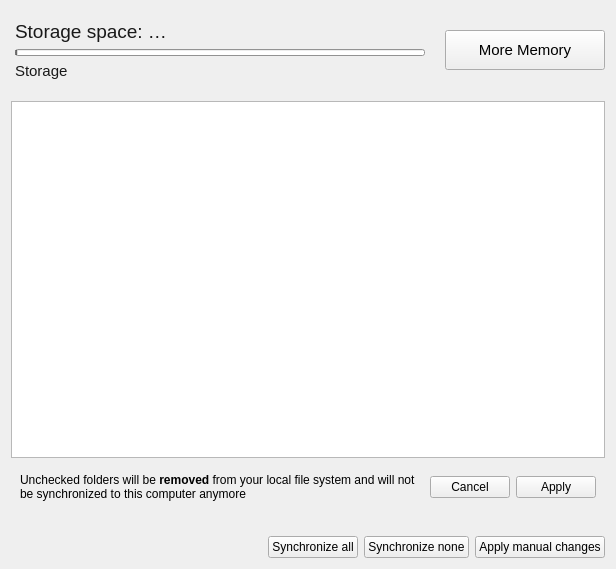
<?xml version="1.0" encoding="UTF-8"?>
<ui version="4.0">
 <class>OCC::AccountSettings</class>
 <widget class="QWidget" name="OCC::AccountSettings">
  <property name="geometry">
   <rect>
    <x>0</x>
    <y>0</y>
    <width>616</width>
    <height>569</height>
   </rect>
  </property>
  <property name="windowTitle">
   <string notr="true">Form</string>
  </property>
  <layout class="QGridLayout" name="gridLayout_2">
   <item row="0" column="0">
    <widget class="QWidget" name="accountStatus" native="true">
     <layout class="QGridLayout" name="gridLayout">
      <property name="leftMargin">
       <number>4</number>
      </property>
      <property name="rightMargin">
       <number>0</number>
      </property>
      <property name="horizontalSpacing">
       <number>0</number>
      </property>
      <item row="0" column="0">
       <widget class="QLabel" name="quotaInfoLabel">
        <property name="enabled">
         <bool>true</bool>
        </property>
        <property name="sizePolicy">
         <sizepolicy hsizetype="Minimum" vsizetype="Fixed">
          <horstretch>0</horstretch>
          <verstretch>0</verstretch>
         </sizepolicy>
        </property>
        <property name="font">
         <font>
          <family>Microsoft Sans Serif</family>
          <pointsize>14</pointsize>
          <bold>false</bold>
          <kerning>true</kerning>
         </font>
        </property>
        <property name="toolTip">
         <string/>
        </property>
        <property name="autoFillBackground">
         <bool>false</bool>
        </property>
        <property name="text">
         <string>&lt;html&gt;&lt;head/&gt;&lt;body&gt;&lt;p&gt;&lt;span style=&quot; color:#191919;&quot;&gt;Storage space: …&lt;/span&gt;&lt;/p&gt;&lt;/body&gt;&lt;/html&gt;</string>
        </property>
        <property name="textFormat">
         <enum>Qt::RichText</enum>
        </property>
        <property name="alignment">
         <set>Qt::AlignBottom|Qt::AlignLeading|Qt::AlignLeft</set>
        </property>
        <property name="wordWrap">
         <bool>false</bool>
        </property>
       </widget>
      </item>
      <item row="0" column="2" rowspan="3">
       <widget class="QPushButton" name="moreMemoryButton">
        <property name="sizePolicy">
         <sizepolicy hsizetype="Fixed" vsizetype="Fixed">
          <horstretch>0</horstretch>
          <verstretch>0</verstretch>
         </sizepolicy>
        </property>
        <property name="minimumSize">
         <size>
          <width>160</width>
          <height>40</height>
         </size>
        </property>
        <property name="maximumSize">
         <size>
          <width>160</width>
          <height>16777215</height>
         </size>
        </property>
        <property name="palette">
         <palette>
          <active>
           <colorrole role="WindowText">
            <brush brushstyle="SolidPattern">
             <color alpha="255">
              <red>0</red>
              <green>0</green>
              <blue>0</blue>
             </color>
            </brush>
           </colorrole>
           <colorrole role="Dark">
            <brush brushstyle="SolidPattern">
             <color alpha="255">
              <red>225</red>
              <green>225</green>
              <blue>225</blue>
             </color>
            </brush>
           </colorrole>
           <colorrole role="Text">
            <brush brushstyle="SolidPattern">
             <color alpha="255">
              <red>0</red>
              <green>0</green>
              <blue>0</blue>
             </color>
            </brush>
           </colorrole>
           <colorrole role="ButtonText">
            <brush brushstyle="SolidPattern">
             <color alpha="255">
              <red>0</red>
              <green>0</green>
              <blue>0</blue>
             </color>
            </brush>
           </colorrole>
           <colorrole role="PlaceholderText">
            <brush brushstyle="SolidPattern">
             <color alpha="128">
              <red>0</red>
              <green>0</green>
              <blue>0</blue>
             </color>
            </brush>
           </colorrole>
          </active>
          <inactive>
           <colorrole role="WindowText">
            <brush brushstyle="SolidPattern">
             <color alpha="255">
              <red>0</red>
              <green>0</green>
              <blue>0</blue>
             </color>
            </brush>
           </colorrole>
           <colorrole role="Dark">
            <brush brushstyle="SolidPattern">
             <color alpha="255">
              <red>225</red>
              <green>225</green>
              <blue>225</blue>
             </color>
            </brush>
           </colorrole>
           <colorrole role="Text">
            <brush brushstyle="SolidPattern">
             <color alpha="255">
              <red>0</red>
              <green>0</green>
              <blue>0</blue>
             </color>
            </brush>
           </colorrole>
           <colorrole role="ButtonText">
            <brush brushstyle="SolidPattern">
             <color alpha="255">
              <red>0</red>
              <green>0</green>
              <blue>0</blue>
             </color>
            </brush>
           </colorrole>
           <colorrole role="PlaceholderText">
            <brush brushstyle="SolidPattern">
             <color alpha="128">
              <red>0</red>
              <green>0</green>
              <blue>0</blue>
             </color>
            </brush>
           </colorrole>
          </inactive>
          <disabled>
           <colorrole role="WindowText">
            <brush brushstyle="SolidPattern">
             <color alpha="255">
              <red>225</red>
              <green>225</green>
              <blue>225</blue>
             </color>
            </brush>
           </colorrole>
           <colorrole role="Dark">
            <brush brushstyle="SolidPattern">
             <color alpha="255">
              <red>225</red>
              <green>225</green>
              <blue>225</blue>
             </color>
            </brush>
           </colorrole>
           <colorrole role="Text">
            <brush brushstyle="SolidPattern">
             <color alpha="255">
              <red>225</red>
              <green>225</green>
              <blue>225</blue>
             </color>
            </brush>
           </colorrole>
           <colorrole role="ButtonText">
            <brush brushstyle="SolidPattern">
             <color alpha="255">
              <red>225</red>
              <green>225</green>
              <blue>225</blue>
             </color>
            </brush>
           </colorrole>
           <colorrole role="PlaceholderText">
            <brush brushstyle="SolidPattern">
             <color alpha="128">
              <red>0</red>
              <green>0</green>
              <blue>0</blue>
             </color>
            </brush>
           </colorrole>
          </disabled>
         </palette>
        </property>
        <property name="font">
         <font>
          <pointsize>11</pointsize>
         </font>
        </property>
        <property name="text">
         <string>More Memory</string>
        </property>
       </widget>
      </item>
      <item row="1" column="0">
       <widget class="QProgressBar" name="quotaProgressBar">
        <property name="enabled">
         <bool>true</bool>
        </property>
        <property name="sizePolicy">
         <sizepolicy hsizetype="MinimumExpanding" vsizetype="Fixed">
          <horstretch>0</horstretch>
          <verstretch>0</verstretch>
         </sizepolicy>
        </property>
        <property name="minimumSize">
         <size>
          <width>408</width>
          <height>7</height>
         </size>
        </property>
        <property name="maximumSize">
         <size>
          <width>16777215</width>
          <height>7</height>
         </size>
        </property>
        <property name="palette">
         <palette>
          <active>
           <colorrole role="WindowText">
            <brush brushstyle="SolidPattern">
             <color alpha="255">
              <red>0</red>
              <green>0</green>
              <blue>0</blue>
             </color>
            </brush>
           </colorrole>
           <colorrole role="Button">
            <brush brushstyle="SolidPattern">
             <color alpha="255">
              <red>204</red>
              <green>204</green>
              <blue>204</blue>
             </color>
            </brush>
           </colorrole>
           <colorrole role="Light">
            <brush brushstyle="SolidPattern">
             <color alpha="255">
              <red>255</red>
              <green>255</green>
              <blue>255</blue>
             </color>
            </brush>
           </colorrole>
           <colorrole role="Midlight">
            <brush brushstyle="SolidPattern">
             <color alpha="255">
              <red>229</red>
              <green>229</green>
              <blue>229</blue>
             </color>
            </brush>
           </colorrole>
           <colorrole role="Dark">
            <brush brushstyle="SolidPattern">
             <color alpha="255">
              <red>102</red>
              <green>102</green>
              <blue>102</blue>
             </color>
            </brush>
           </colorrole>
           <colorrole role="Mid">
            <brush brushstyle="SolidPattern">
             <color alpha="255">
              <red>136</red>
              <green>136</green>
              <blue>136</blue>
             </color>
            </brush>
           </colorrole>
           <colorrole role="Text">
            <brush brushstyle="SolidPattern">
             <color alpha="255">
              <red>0</red>
              <green>0</green>
              <blue>0</blue>
             </color>
            </brush>
           </colorrole>
           <colorrole role="BrightText">
            <brush brushstyle="SolidPattern">
             <color alpha="255">
              <red>255</red>
              <green>255</green>
              <blue>255</blue>
             </color>
            </brush>
           </colorrole>
           <colorrole role="ButtonText">
            <brush brushstyle="SolidPattern">
             <color alpha="255">
              <red>0</red>
              <green>0</green>
              <blue>0</blue>
             </color>
            </brush>
           </colorrole>
           <colorrole role="Base">
            <brush brushstyle="SolidPattern">
             <color alpha="255">
              <red>255</red>
              <green>255</green>
              <blue>255</blue>
             </color>
            </brush>
           </colorrole>
           <colorrole role="Window">
            <brush brushstyle="SolidPattern">
             <color alpha="255">
              <red>204</red>
              <green>204</green>
              <blue>204</blue>
             </color>
            </brush>
           </colorrole>
           <colorrole role="Shadow">
            <brush brushstyle="SolidPattern">
             <color alpha="255">
              <red>0</red>
              <green>0</green>
              <blue>0</blue>
             </color>
            </brush>
           </colorrole>
           <colorrole role="Highlight">
            <brush brushstyle="SolidPattern">
             <color alpha="255">
              <red>102</red>
              <green>102</green>
              <blue>102</blue>
             </color>
            </brush>
           </colorrole>
           <colorrole role="AlternateBase">
            <brush brushstyle="SolidPattern">
             <color alpha="255">
              <red>204</red>
              <green>204</green>
              <blue>204</blue>
             </color>
            </brush>
           </colorrole>
           <colorrole role="ToolTipBase">
            <brush brushstyle="SolidPattern">
             <color alpha="255">
              <red>255</red>
              <green>255</green>
              <blue>220</blue>
             </color>
            </brush>
           </colorrole>
           <colorrole role="ToolTipText">
            <brush brushstyle="SolidPattern">
             <color alpha="255">
              <red>0</red>
              <green>0</green>
              <blue>0</blue>
             </color>
            </brush>
           </colorrole>
           <colorrole role="PlaceholderText">
            <brush brushstyle="SolidPattern">
             <color alpha="128">
              <red>0</red>
              <green>0</green>
              <blue>0</blue>
             </color>
            </brush>
           </colorrole>
          </active>
          <inactive>
           <colorrole role="WindowText">
            <brush brushstyle="SolidPattern">
             <color alpha="255">
              <red>0</red>
              <green>0</green>
              <blue>0</blue>
             </color>
            </brush>
           </colorrole>
           <colorrole role="Button">
            <brush brushstyle="SolidPattern">
             <color alpha="255">
              <red>204</red>
              <green>204</green>
              <blue>204</blue>
             </color>
            </brush>
           </colorrole>
           <colorrole role="Light">
            <brush brushstyle="SolidPattern">
             <color alpha="255">
              <red>255</red>
              <green>255</green>
              <blue>255</blue>
             </color>
            </brush>
           </colorrole>
           <colorrole role="Midlight">
            <brush brushstyle="SolidPattern">
             <color alpha="255">
              <red>229</red>
              <green>229</green>
              <blue>229</blue>
             </color>
            </brush>
           </colorrole>
           <colorrole role="Dark">
            <brush brushstyle="SolidPattern">
             <color alpha="255">
              <red>102</red>
              <green>102</green>
              <blue>102</blue>
             </color>
            </brush>
           </colorrole>
           <colorrole role="Mid">
            <brush brushstyle="SolidPattern">
             <color alpha="255">
              <red>136</red>
              <green>136</green>
              <blue>136</blue>
             </color>
            </brush>
           </colorrole>
           <colorrole role="Text">
            <brush brushstyle="SolidPattern">
             <color alpha="255">
              <red>0</red>
              <green>0</green>
              <blue>0</blue>
             </color>
            </brush>
           </colorrole>
           <colorrole role="BrightText">
            <brush brushstyle="SolidPattern">
             <color alpha="255">
              <red>255</red>
              <green>255</green>
              <blue>255</blue>
             </color>
            </brush>
           </colorrole>
           <colorrole role="ButtonText">
            <brush brushstyle="SolidPattern">
             <color alpha="255">
              <red>0</red>
              <green>0</green>
              <blue>0</blue>
             </color>
            </brush>
           </colorrole>
           <colorrole role="Base">
            <brush brushstyle="SolidPattern">
             <color alpha="255">
              <red>255</red>
              <green>255</green>
              <blue>255</blue>
             </color>
            </brush>
           </colorrole>
           <colorrole role="Window">
            <brush brushstyle="SolidPattern">
             <color alpha="255">
              <red>204</red>
              <green>204</green>
              <blue>204</blue>
             </color>
            </brush>
           </colorrole>
           <colorrole role="Shadow">
            <brush brushstyle="SolidPattern">
             <color alpha="255">
              <red>0</red>
              <green>0</green>
              <blue>0</blue>
             </color>
            </brush>
           </colorrole>
           <colorrole role="Highlight">
            <brush brushstyle="SolidPattern">
             <color alpha="255">
              <red>102</red>
              <green>102</green>
              <blue>102</blue>
             </color>
            </brush>
           </colorrole>
           <colorrole role="AlternateBase">
            <brush brushstyle="SolidPattern">
             <color alpha="255">
              <red>204</red>
              <green>204</green>
              <blue>204</blue>
             </color>
            </brush>
           </colorrole>
           <colorrole role="ToolTipBase">
            <brush brushstyle="SolidPattern">
             <color alpha="255">
              <red>255</red>
              <green>255</green>
              <blue>220</blue>
             </color>
            </brush>
           </colorrole>
           <colorrole role="ToolTipText">
            <brush brushstyle="SolidPattern">
             <color alpha="255">
              <red>0</red>
              <green>0</green>
              <blue>0</blue>
             </color>
            </brush>
           </colorrole>
           <colorrole role="PlaceholderText">
            <brush brushstyle="SolidPattern">
             <color alpha="128">
              <red>0</red>
              <green>0</green>
              <blue>0</blue>
             </color>
            </brush>
           </colorrole>
          </inactive>
          <disabled>
           <colorrole role="WindowText">
            <brush brushstyle="SolidPattern">
             <color alpha="255">
              <red>102</red>
              <green>102</green>
              <blue>102</blue>
             </color>
            </brush>
           </colorrole>
           <colorrole role="Button">
            <brush brushstyle="SolidPattern">
             <color alpha="255">
              <red>204</red>
              <green>204</green>
              <blue>204</blue>
             </color>
            </brush>
           </colorrole>
           <colorrole role="Light">
            <brush brushstyle="SolidPattern">
             <color alpha="255">
              <red>255</red>
              <green>255</green>
              <blue>255</blue>
             </color>
            </brush>
           </colorrole>
           <colorrole role="Midlight">
            <brush brushstyle="SolidPattern">
             <color alpha="255">
              <red>229</red>
              <green>229</green>
              <blue>229</blue>
             </color>
            </brush>
           </colorrole>
           <colorrole role="Dark">
            <brush brushstyle="SolidPattern">
             <color alpha="255">
              <red>102</red>
              <green>102</green>
              <blue>102</blue>
             </color>
            </brush>
           </colorrole>
           <colorrole role="Mid">
            <brush brushstyle="SolidPattern">
             <color alpha="255">
              <red>136</red>
              <green>136</green>
              <blue>136</blue>
             </color>
            </brush>
           </colorrole>
           <colorrole role="Text">
            <brush brushstyle="SolidPattern">
             <color alpha="255">
              <red>102</red>
              <green>102</green>
              <blue>102</blue>
             </color>
            </brush>
           </colorrole>
           <colorrole role="BrightText">
            <brush brushstyle="SolidPattern">
             <color alpha="255">
              <red>255</red>
              <green>255</green>
              <blue>255</blue>
             </color>
            </brush>
           </colorrole>
           <colorrole role="ButtonText">
            <brush brushstyle="SolidPattern">
             <color alpha="255">
              <red>102</red>
              <green>102</green>
              <blue>102</blue>
             </color>
            </brush>
           </colorrole>
           <colorrole role="Base">
            <brush brushstyle="SolidPattern">
             <color alpha="255">
              <red>204</red>
              <green>204</green>
              <blue>204</blue>
             </color>
            </brush>
           </colorrole>
           <colorrole role="Window">
            <brush brushstyle="SolidPattern">
             <color alpha="255">
              <red>204</red>
              <green>204</green>
              <blue>204</blue>
             </color>
            </brush>
           </colorrole>
           <colorrole role="Shadow">
            <brush brushstyle="SolidPattern">
             <color alpha="255">
              <red>0</red>
              <green>0</green>
              <blue>0</blue>
             </color>
            </brush>
           </colorrole>
           <colorrole role="Highlight">
            <brush brushstyle="SolidPattern">
             <color alpha="255">
              <red>0</red>
              <green>120</green>
              <blue>215</blue>
             </color>
            </brush>
           </colorrole>
           <colorrole role="AlternateBase">
            <brush brushstyle="SolidPattern">
             <color alpha="255">
              <red>204</red>
              <green>204</green>
              <blue>204</blue>
             </color>
            </brush>
           </colorrole>
           <colorrole role="ToolTipBase">
            <brush brushstyle="SolidPattern">
             <color alpha="255">
              <red>255</red>
              <green>255</green>
              <blue>220</blue>
             </color>
            </brush>
           </colorrole>
           <colorrole role="ToolTipText">
            <brush brushstyle="SolidPattern">
             <color alpha="255">
              <red>0</red>
              <green>0</green>
              <blue>0</blue>
             </color>
            </brush>
           </colorrole>
           <colorrole role="PlaceholderText">
            <brush brushstyle="SolidPattern">
             <color alpha="128">
              <red>0</red>
              <green>0</green>
              <blue>0</blue>
             </color>
            </brush>
           </colorrole>
          </disabled>
         </palette>
        </property>
        <property name="maximum">
         <number>408</number>
        </property>
        <property name="value">
         <number>2</number>
        </property>
        <property name="alignment">
         <set>Qt::AlignRight|Qt::AlignTrailing|Qt::AlignVCenter</set>
        </property>
        <property name="textVisible">
         <bool>false</bool>
        </property>
       </widget>
      </item>
      <item row="2" column="0">
       <widget class="QLabel" name="quotaProgressLabel">
        <property name="sizePolicy">
         <sizepolicy hsizetype="Expanding" vsizetype="Fixed">
          <horstretch>0</horstretch>
          <verstretch>0</verstretch>
         </sizepolicy>
        </property>
        <property name="font">
         <font>
          <family>Microsoft Sans Serif</family>
          <pointsize>11</pointsize>
          <bold>false</bold>
          <kerning>true</kerning>
         </font>
        </property>
        <property name="toolTip">
         <string/>
        </property>
        <property name="autoFillBackground">
         <bool>false</bool>
        </property>
        <property name="lineWidth">
         <number>0</number>
        </property>
        <property name="text">
         <string>&lt;html&gt;&lt;head/&gt;&lt;body&gt;&lt;p&gt;&lt;span style=&quot; color:#191919;&quot;&gt;Storage&lt;/span&gt;&lt;/p&gt;&lt;/body&gt;&lt;/html&gt;</string>
        </property>
        <property name="textFormat">
         <enum>Qt::RichText</enum>
        </property>
        <property name="alignment">
         <set>Qt::AlignLeading|Qt::AlignLeft|Qt::AlignTop</set>
        </property>
        <property name="wordWrap">
         <bool>false</bool>
        </property>
        <property name="margin">
         <number>0</number>
        </property>
        <property name="indent">
         <number>-3</number>
        </property>
       </widget>
      </item>
      <item row="1" column="1">
       <spacer name="horizontalSpacer_2">
        <property name="orientation">
         <enum>Qt::Horizontal</enum>
        </property>
        <property name="sizeType">
         <enum>QSizePolicy::Fixed</enum>
        </property>
        <property name="sizeHint" stdset="0">
         <size>
          <width>20</width>
          <height>1</height>
         </size>
        </property>
       </spacer>
      </item>
     </layout>
    </widget>
   </item>
   <item row="1" column="0">
    <widget class="KMessageWidget" name="encryptionMessage" native="true">
     <property name="font">
      <font>
       <family>Microsoft Sans Serif</family>
      </font>
     </property>
    </widget>
   </item>
   <item row="2" column="0">
    <widget class="OCC::FolderStatusView" name="_folderList">
     <property name="sizePolicy">
      <sizepolicy hsizetype="MinimumExpanding" vsizetype="Expanding">
       <horstretch>0</horstretch>
       <verstretch>5</verstretch>
      </sizepolicy>
     </property>
     <property name="contextMenuPolicy">
      <enum>Qt::CustomContextMenu</enum>
     </property>
     <property name="editTriggers">
      <set>QAbstractItemView::NoEditTriggers</set>
     </property>
     <property name="animated">
      <bool>true</bool>
     </property>
    </widget>
   </item>
   <item row="3" column="0">
    <widget class="QWidget" name="selectiveSyncStatus" native="true">
     <layout class="QHBoxLayout" name="horizontalLayout_3">
      <item>
       <layout class="QVBoxLayout" name="verticalLayout_3">
        <item>
         <widget class="QLabel" name="selectiveSyncLabel">
          <property name="sizePolicy">
           <sizepolicy hsizetype="MinimumExpanding" vsizetype="Maximum">
            <horstretch>0</horstretch>
            <verstretch>0</verstretch>
           </sizepolicy>
          </property>
          <property name="font">
           <font>
            <family>Microsoft Sans Serif</family>
           </font>
          </property>
          <property name="text">
           <string>Unchecked folders will be &lt;b&gt;removed&lt;/b&gt; from your local file system and will not be synchronized to this computer anymore</string>
          </property>
          <property name="textFormat">
           <enum>Qt::RichText</enum>
          </property>
          <property name="wordWrap">
           <bool>true</bool>
          </property>
          <property name="openExternalLinks">
           <bool>true</bool>
          </property>
         </widget>
        </item>
       </layout>
      </item>
      <item>
       <widget class="QWidget" name="selectiveSyncButtons" native="true">
        <layout class="QHBoxLayout" name="horizontalLayout">
         <property name="leftMargin">
          <number>0</number>
         </property>
         <property name="topMargin">
          <number>0</number>
         </property>
         <property name="rightMargin">
          <number>0</number>
         </property>
         <property name="bottomMargin">
          <number>0</number>
         </property>
         <item>
          <widget class="QPushButton" name="selectiveSyncCancel">
           <property name="sizePolicy">
            <sizepolicy hsizetype="Minimum" vsizetype="Maximum">
             <horstretch>0</horstretch>
             <verstretch>0</verstretch>
            </sizepolicy>
           </property>
           <property name="font">
            <font>
             <family>Microsoft Sans Serif</family>
            </font>
           </property>
           <property name="text">
            <string>Cancel</string>
           </property>
          </widget>
         </item>
         <item>
          <widget class="QPushButton" name="selectiveSyncApply">
           <property name="sizePolicy">
            <sizepolicy hsizetype="Minimum" vsizetype="Maximum">
             <horstretch>0</horstretch>
             <verstretch>0</verstretch>
            </sizepolicy>
           </property>
           <property name="font">
            <font>
             <family>Microsoft Sans Serif</family>
            </font>
           </property>
           <property name="text">
            <string>Apply</string>
           </property>
          </widget>
         </item>
        </layout>
       </widget>
      </item>
     </layout>
    </widget>
   </item>
   <item row="4" column="0">
    <widget class="QWidget" name="bigFolderUi" native="true">
     <layout class="QVBoxLayout" name="verticalLayout">
      <property name="leftMargin">
       <number>0</number>
      </property>
      <property name="topMargin">
       <number>0</number>
      </property>
      <property name="rightMargin">
       <number>0</number>
      </property>
      <property name="bottomMargin">
       <number>0</number>
      </property>
      <item>
       <widget class="QLabel" name="selectiveSyncNotification">
        <property name="font">
         <font>
          <family>Microsoft Sans Serif</family>
         </font>
        </property>
        <property name="styleSheet">
         <string notr="true">color: red</string>
        </property>
        <property name="text">
         <string/>
        </property>
        <property name="wordWrap">
         <bool>true</bool>
        </property>
       </widget>
      </item>
      <item>
       <layout class="QHBoxLayout" name="horizontalLayout_2">
        <item>
         <spacer name="horizontalSpacer">
          <property name="orientation">
           <enum>Qt::Horizontal</enum>
          </property>
          <property name="sizeHint" stdset="0">
           <size>
            <width>40</width>
            <height>20</height>
           </size>
          </property>
         </spacer>
        </item>
        <item>
         <widget class="QPushButton" name="bigFolderSyncAll">
          <property name="font">
           <font>
            <family>Microsoft Sans Serif</family>
           </font>
          </property>
          <property name="text">
           <string>Synchronize all</string>
          </property>
         </widget>
        </item>
        <item>
         <widget class="QPushButton" name="bigFolderSyncNone">
          <property name="font">
           <font>
            <family>Microsoft Sans Serif</family>
           </font>
          </property>
          <property name="text">
           <string>Synchronize none</string>
          </property>
         </widget>
        </item>
        <item>
         <widget class="QPushButton" name="bigFolderApply">
          <property name="font">
           <font>
            <family>Microsoft Sans Serif</family>
           </font>
          </property>
          <property name="text">
           <string>Apply manual changes</string>
          </property>
         </widget>
        </item>
       </layout>
      </item>
     </layout>
    </widget>
   </item>
  </layout>
 </widget>
 <customwidgets>
  <customwidget>
   <class>OCC::FolderStatusView</class>
   <extends>QTreeView</extends>
   <header>folderstatusview.h</header>
  </customwidget>
  <customwidget>
   <class>KMessageWidget</class>
   <extends>QWidget</extends>
   <header>kmessagewidget.h</header>
   <container>1</container>
  </customwidget>
 </customwidgets>
 <resources/>
 <connections/>
</ui>
